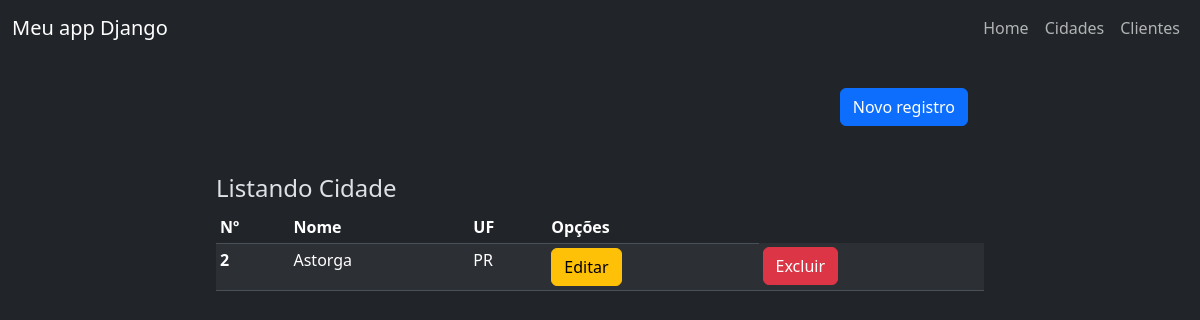
Page /list-cidade (signed in) on the earlier database version.
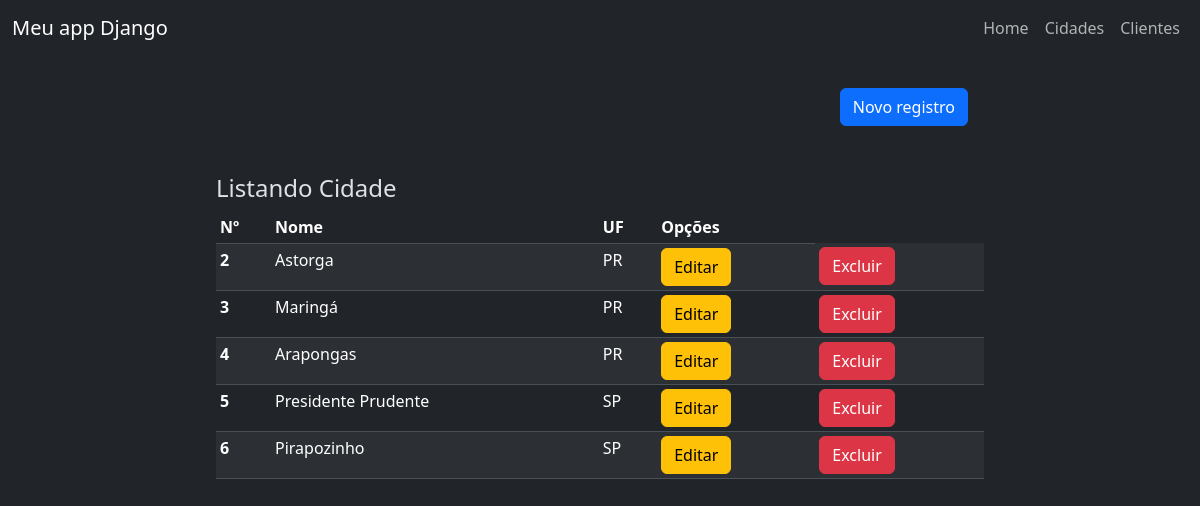
Same page on the later database version.
### Cidade/models.py (models this page shows, shortened)
class Cidade(models.Model):
    nome = models.CharField(max_length=100)
    uf = models.CharField(max_length=2)

### Cidade/views.py (the view)
# urls.py: path('list-cidade', ListCidadeView.as_view(), name='ListCidade'),
class ListCidadeView(LoginRequiredMixin, ListView):
    login_url = reverse_lazy('Entrada')
    model = Cidade
    template_name = 'Cidade/list-cidade.html'
    context_object_name = 'cidades'

### Cidade/templates/Cidade/list-cidade.html
{% extends 'Bases/base-list.html' %}
{% block url_regist %}{% url 'CreateCidade' %}{% endblock %}
{% block 'tipo_listagem' %}Cidade{% endblock %}
{% block colunas %}
    <th scope="col">Nº</th>
    <th scope="col">Nome</th>
    <th scope="col">UF</th>
    <th scope="col">Opções</th>
{% endblock %}
{% block tratam_dados %}
    {% for cidade in cidades %}
        <tr>
            <th scope="row">{{ cidade.pk }}</th>
            <td>{{ cidade.nome }}</td>
            <td>{{ cidade.uf }}</td>
            <td><a href="{% url 'EditCidade' cidade.pk %}" class="btn btn-warning">Editar</a></td>
            <td><a href="{% url 'DeleteCidade' cidade.pk %}" class="btn btn-danger">Excluir</a></td>
        </tr>
    {% empty %}
        <td><li class="text-danger">Nenhum registro encontrado.</li></td>
    {% endfor %}
{% endblock %}

### templates/Bases/base-list.html (shortened to what this page needs)
{% extends 'Bases/base-global-c-header.html' %}
{% block 'body' %}
    <div class="container-fluid">
        <div class="row">
            <div class="col-12 col-lg-8 mx-auto p-3 d-flex flex-column">
                {% block btn_add %}<a href="{% block url_regist %}{% endblock %}" class="btn btn-primary align-self-end me-3 mt-3">Novo registro</a>{% endblock %}
                <p class="h4 mt-5">Listando {% block 'tipo_listagem' %}{% endblock %}</p>
                <table class="table table-sm table-striped table-hover">
                    <thead>
                        <tr>
                            {% block colunas %}{% endblock %}
                        </tr>
                    </thead>
                    <tbody>
                        {% block tratam_dados %}{% endblock %}
                    </tbody>
                </table>
            </div>
        </div>
    </div>
{% endblock %}

### templates/Bases/base-global-c-header.html (shortened to what this page needs)
{% load static %}
<!DOCTYPE html>
<html lang="pt-br" data-bs-theme="dark">
<head>
    <link href="https://cdn.jsdelivr.net/npm/bootstrap@5.3.3/dist/css/bootstrap.min.css" rel="stylesheet">
</head>
<body>
    <nav class="navbar navbar-expand-lg">
        <div class="container-fluid">
            <a class="navbar-brand" href="{% url 'Home' %}">Meu app Django</a>
            <div class="collapse navbar-collapse" id="navbarNav">
                <ul class="navbar-nav ms-auto">
                    <li class="nav-item">
                        <a class="nav-link" href="{% url 'Home' %}">Home</a>
                    </li>
                    <li>
                        <a class="nav-link" href="{% url 'ListCidade' %}">Cidades</a>
                    </li>
                    <li>
                        <a class="nav-link" href="{% url 'ListCliente' %}">Clientes</a>
                    </li>
                </ul>
            </div>
        </div>
    </nav>
    <main>
        {% block 'body' %}
        {% endblock %}
    </main>
</body>
</html>

Differences in the rows shown:
added Cidade: pk "3", nome "Maringá", uf "PR"
added Cidade: pk "4", nome "Arapongas", uf "PR"
added Cidade: pk "5", nome "Presidente Prudente", uf "SP"
added Cidade: pk "6", nome "Pirapozinho", uf "SP"
